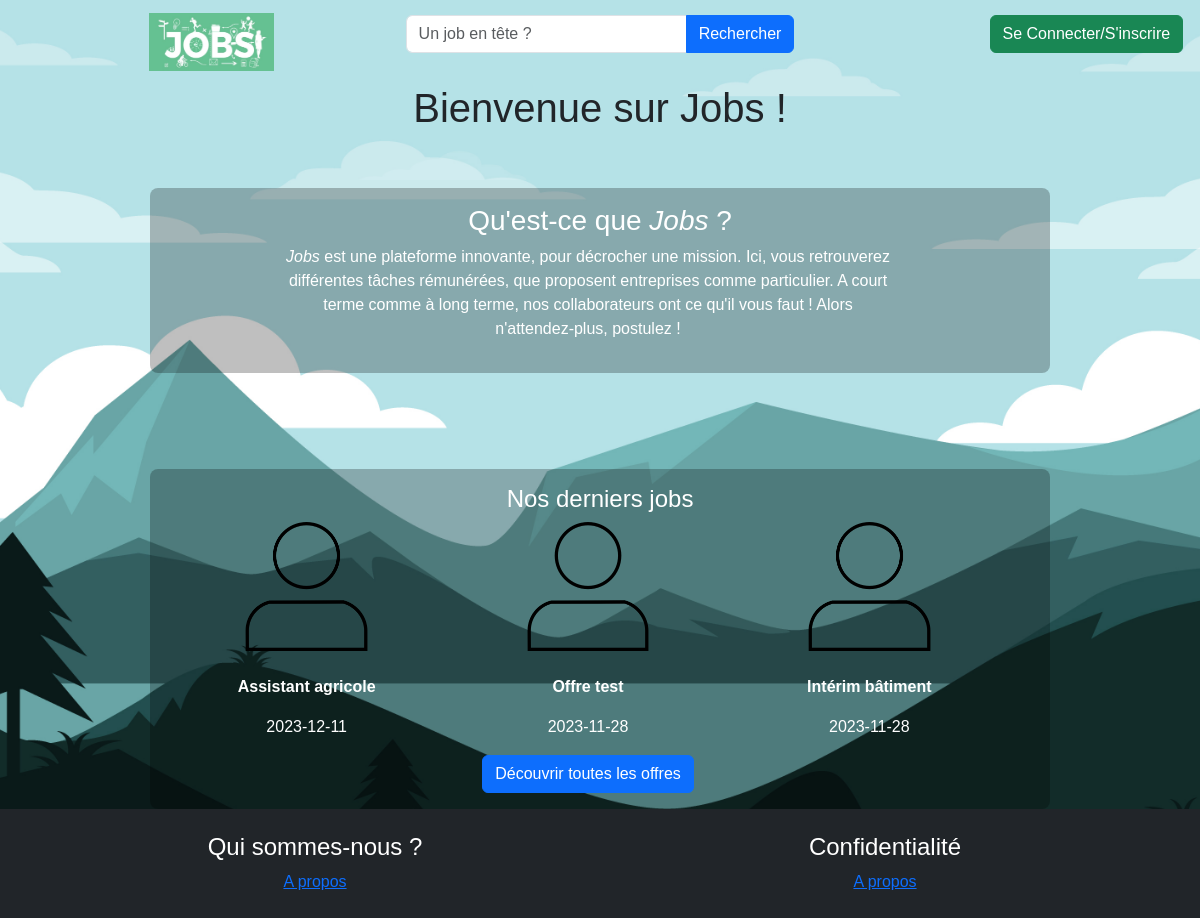
Before: / with the older database file.
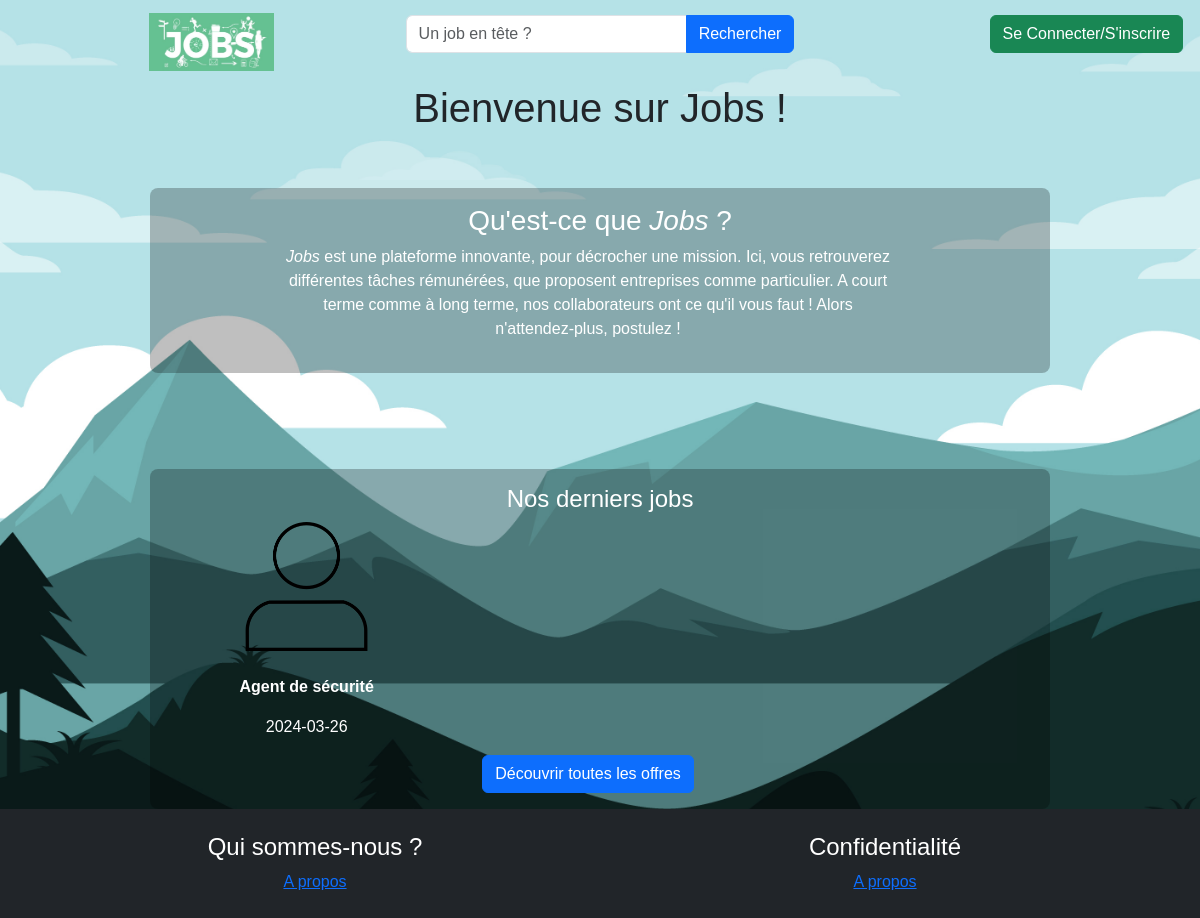
After: the same page with the newer database file.
### tables this page shows
CREATE TABLE `offre` (
  `idOffre` int(11) NOT NULL,
  `intitoffre` varchar(255) NOT NULL,
  `idAct` int(11) NOT NULL,
  `lieuTravail` varchar(100) NOT NULL,
  `idContrat` int(11) NOT NULL,
  `debutPeriod` date NOT NULL,
  `finPeriod` date DEFAULT NULL,
  `descOffre` text NOT NULL,
  `idEmployeur` int(11) NOT NULL,
  `estValide` tinyint(4) NOT NULL DEFAULT 0,
  `estRetire` tinyint(1) NOT NULL DEFAULT 0,
  `datePublication` date NOT NULL DEFAULT current_timestamp()
);

### controleur/portail.php (called while the page is built, shortened)
<?php
include_once('modele/mod_annonces.php');
$dernieresAnnonces = getTopOffers();
include_once('vue/vue_portail.php');

### modele/mod_annonces.php (called while the page is built, shortened)
<?php
function getTopOffers(){
    $bdd = db_connect();
    $req = $bdd->prepare("SELECT * FROM offre ORDER BY datePublication DESC LIMIT 3;");
    if(!$req->execute()) throw new Exception("Erreur Requête!");
    return $req->fetchAll(PDO::FETCH_ASSOC);
}
?>

### vue/vue_portail.php (the view)
<?php
    include "vue/vue_entete.php";
?>
<div>
  <div class="col-md-12">
    <h1 class="text text-center">Bienvenue sur Jobs !</h1>
  </div>
<br><br>
<section id="aPropos">
  <div class="rounded-3 col-md-9 row bg-black bg-opacity-25 w-75 mx-auto p-3 align-self-center text-white" id="#aPropos">
    <h3 class="text text-center">Qu'est-ce que <em>Jobs</em> ?</h3>
<br>
      <div class="row">
        <div class="col-md-8 w-75 mx-auto">
          <p class="text-center"><em>Jobs</em> est une plateforme innovante, pour décrocher une mission. Ici, vous retrouverez
          différentes tâches rémunérées, que proposent entreprises comme particulier. A court terme comme à long
          terme, nos collaborateurs ont ce qu'il vous faut ! Alors n'attendez-plus, postulez !</p>
        </div>
      </div>
    </div>
</section>
<br><br>
  </div>
  <br><br>
  <div class="rounded-3 col-md-9 row bg-black bg-opacity-25 w-75 mx-auto p-3 align-self-center text-white">
    <h4 class="text text-center">Nos derniers jobs</h4>
    <div class="row">
      <?php
          foreach ($dernieresAnnonces as $annonces)
          {
            $intitOffre = $annonces['intitoffre'];
            $datePublication = $annonces['datePublication'];
      ?>
            <div class="col-md-4 text-center">
              <img src="vue/images/user.png" title="image-theme" width="50%">
              <br><br>
              <p><b><?= $intitOffre ?></b></p>
              <p><?= $datePublication ?></p>
            </div>
      <?php
          }
       ?>
        <div class="text text-center">
          <a class="btn btn-primary" href="index.php?section=lesOffres" role="button">Découvrir toutes les offres</a>
        </div>
  </div>
</div>
<?php include_once("vue/vue_footer.php"); ?>

Changed rows visible on the page:
removed offre: intitoffre "Assistant agricole", datePublication "2023-12-11"
removed offre: intitoffre "Offre test", datePublication "2023-11-28"
removed offre: intitoffre "Intérim bâtiment", datePublication "2023-11-28"
added offre: intitoffre "Agent de sécurité", datePublication "2024-03-26"
